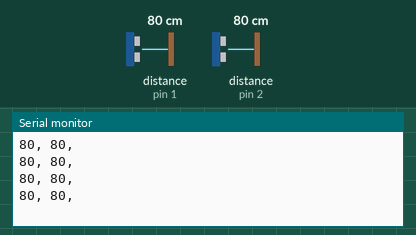
The sketch below on a simulated Arduino Uno, built with avr-gcc and run on an emulated ATmega328P. On the bench: the last lines printed to the serial monitor. The inputs (shaded band) are chosen by the test bench; at power-on: distance to the obstacle (sensors on pin 1, pin 2) 80 cm.

Above: at 1.4 s.
1.5 s: distance to the obstacle (sensor on pin 1) set to 2 cm
At 1.91 s:
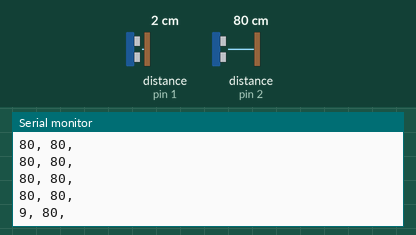
3.0 s: distance to the obstacle (sensor on pin 2) set to 2 cm
At 3.27 s:
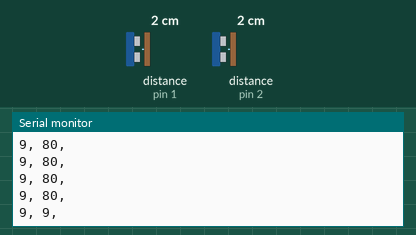
4.5 s: distance to the obstacle (sensor on pin 1) set to 18 cm
At 4.63 s:
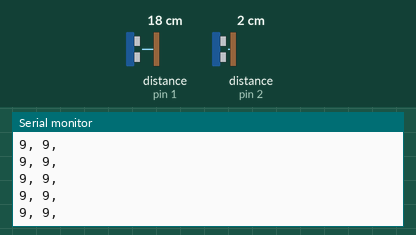
6.0 s: distance to the obstacle (sensor on pin 2) set to 18 cm
At 6.33 s:
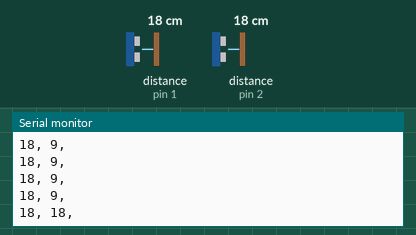
Timing chart, 0 to 8.5 s (numbered marks = the images above; inputs shaded):
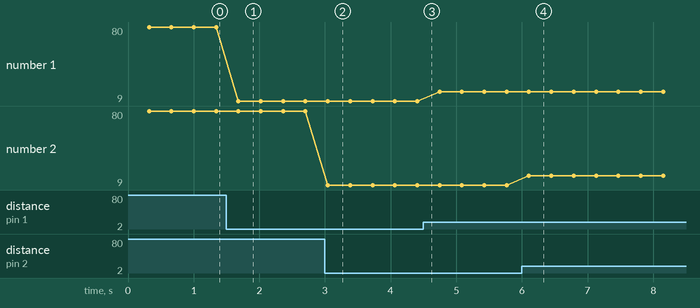

Measured:
- after the input at 1.5 s, the serial monitor: prints a new line after 0.18 s (image 1)
- after the input at 3.0 s, the serial monitor: prints a new line at once (image 2)
- after the input at 6.0 s, the serial monitor: prints a new line after 0.11 s (image 4)
- plotted number 1: 80 → 9 after the input at 1.5 s, 9 → 18 after the input at 4.5 s

The sketch:

feb17.ino
```cpp
#include "SharpIR.h"

#define pinSensor1 1
#define pinSensor2 2
#define pinSensor3 3
#define pinSensor4 4
#define pinSensor5 5
#define MODEL 1080 // 1080 (Short), 20150 (Long)

SharpIR sensor1(pinSensor1, 100, 95, MODEL);
SharpIR sensor2(pinSensor2, 200, 99, MODEL);
//SharpIR sensor3(pinSensor3, 200, 99, MODEL);
//SharpIR sensor4(pinSensor4, 200, 99, MODEL);
//SharpIR sensor5(pinSensor5, 100, 95, MODEL);

void setup() {
  Serial.begin(9600);
}

void loop() {
  delay(300);
  double pepe1=millis();  // takes the time before the loop on the library begins
  Serial.print(sensor1.distance());
  Serial.print(", ");
  Serial.print(sensor2.distance());
  Serial.print(", ");
//  Serial.print(sensor3.distance());
// Serial.print(", ");
// Serial.print(sensor4.distance());
// Serial.print(", ");
  Serial.println();

  //double pepe2=millis()-pepe1;  // the following gives you the time taken to get the measurement

  //Serial.print("Time taken (ms): ");
  //Serial.println(pepe2);
}

int calibrateSensorValue(int val){
  /**
   * 20cm distance has the most accurate reading
   * with each increment of 10cm, there will be 2cm additional increment in readings
   */
  return (val + 4)/1.2;
}

int obstaclePosition(int val){
  /**
   * range of values are from
   * (1.2n - 4) - (4 + 0.1n) to (1.2n - 4) + (4 + 0.1n)
   */
  int i;
  for (i = 1; i <= 10; i++){
    if (val <= (13 * i)) {
      return i;
    }
  }
  return 0;
}
```
